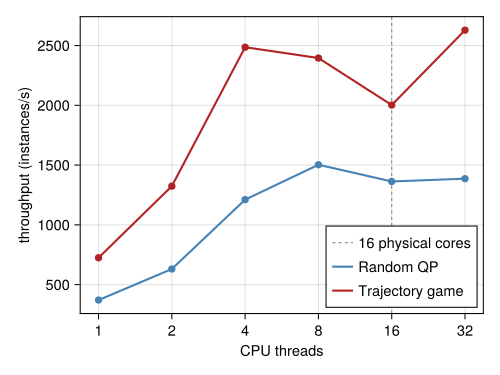

Write the Julia code that produced this figure.
""" Generates the thread-scaling figure (§VII-C, fig:threadscaling): batched-solver
throughput (instances/s) vs. CPU thread count, one curve per problem family, at a fixed
batch size of N = 1024. Reads directly from benchmark/results/thread_scaling.csv (already
one row per (problem, nthreads) — no repeated trials needed here, it's the throughput
number itself, not a wall-clock total).

Run with: julia --project=benchmark docs/paper/figures/thread_scaling.jl
Output:   docs/paper/figures/thread_scaling.pdf
"""

using CairoMakie

const RESULTS = normpath(joinpath(@__DIR__, "..", "..", "..", "benchmark", "results"))

function readcsv(path)
    lines = readlines(path)
    header = [Symbol(replace(h, "/" => "_")) for h in split(lines[1], ",")]
    rows = NamedTuple[]
    for line in lines[2:end]
        isempty(line) && continue
        fields = split(line, ",")
        vals = map(fields) do f
            isempty(f) && return missing
            v = tryparse(Float64, f)
            v === nothing ? String(f) : v
        end
        push!(rows, NamedTuple{Tuple(header)}(Tuple(vals)))
    end
    rows
end
filt(rows; kw...) = filter(r -> all(getproperty(r, k) == v for (k, v) in pairs(kw)), rows)

ts = readcsv(joinpath(RESULTS, "thread_scaling.csv"))

fig = Figure(; size = (480, 360))
ax = Axis(
    fig[1, 1];
    xlabel = "CPU threads", ylabel = "throughput (instances/s)",
    xscale = log2, xticks = ([1, 2, 4, 8, 16, 32], ["1", "2", "4", "8", "16", "32"]),
)
vlines!(ax, [16]; color = :gray, linestyle = :dash, linewidth = 1, label = "16 physical cores")

colors = Dict("qp" => :steelblue, "game" => :firebrick)
labels = Dict("qp" => "Random QP", "game" => "Trajectory game")
for problem in ("qp", "game")
    rs = sort(filt(ts; problem), by = r -> r.nthreads)
    xs = getproperty.(rs, :nthreads)
    ys = getproperty.(rs, :throughput_per_s)
    lines!(ax, xs, ys; color = colors[problem], linewidth = 2, label = labels[problem])
    scatter!(ax, xs, ys; color = colors[problem], markersize = 10)
end
axislegend(ax; position = :rb)

outpath = joinpath(@__DIR__, "thread_scaling.pdf")
save(outpath, fig)
@info "Wrote $outpath"
